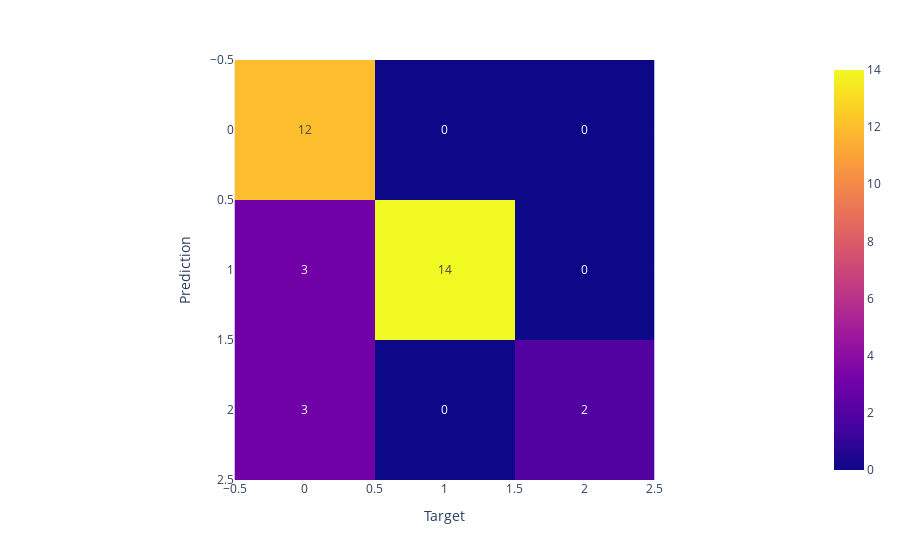

The code cell stored with this chart in its notebook:
### Code cell
fig = px.imshow(confusion_matrix(y_test, knn_predict), text_auto=True)
fig.update_layout(xaxis_title='Target', yaxis_title='Prediction')

### Figure 1 — Plotly figure (JSON) as saved in the notebook; plotly's stock layout.template omitted (floating-point values rounded to 4 significant figures)
{"data": [{"coloraxis": "coloraxis", "hovertemplate": "x: %{x}<br>y: %{y}<br>color: %{z}<extra></extra>", "name": "0", "texttemplate": "%{z}", "type": "heatmap", "xaxis": "x", "yaxis": "y", "z": [[12, 0, 0], [3, 14, 0], [3, 0, 2]]}], "layout": {"coloraxis": {"colorscale": [[0, "#0d0887"], [0.1111, "#46039f"], [0.2222, "#7201a8"], [0.3333, "#9c179e"], [0.4444, "#bd3786"], [0.5556, "#d8576b"], [0.6667, "#ed7953"], [0.7778, "#fb9f3a"], [0.8889, "#fdca26"], [1, "#f0f921"]]}, "margin": {"t": 60}, "xaxis": {"anchor": "y", "constrain": "domain", "domain": [0, 1], "scaleanchor": "y", "title": {"text": "Target"}}, "yaxis": {"anchor": "x", "autorange": "reversed", "constrain": "domain", "domain": [0, 1], "title": {"text": "Prediction"}}}}
